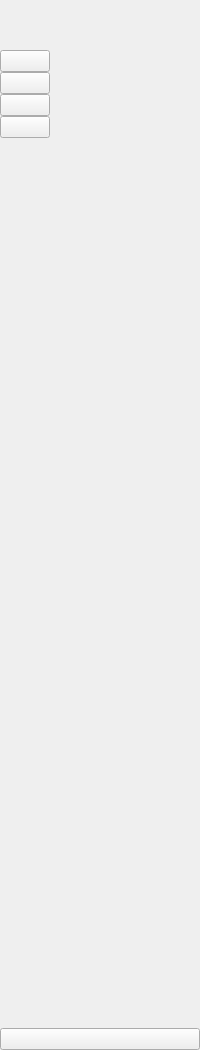
     <widget class="QWidget" name="iconOnlyWidget" native="true">
      <layout class="QVBoxLayout" name="verticalLayout_3">
       <property name="spacing">
        <number>0</number>
       </property>
       <property name="leftMargin">
        <number>0</number>
       </property>
       <property name="topMargin">
        <number>0</number>
       </property>
       <property name="rightMargin">
        <number>0</number>
       </property>
       <property name="bottomMargin">
        <number>0</number>
       </property>
       <item>
        <layout class="QHBoxLayout" name="horizontalLayout_2">
         <property name="spacing">
          <number>0</number>
         </property>
         <item>
          <widget class="QLabel" name="logo">
           <property name="minimumSize">
            <size>
             <width>50</width>
             <height>50</height>
            </size>
           </property>
           <property name="maximumSize">
            <size>
             <width>40</width>
             <height>40</height>
            </size>
           </property>
           <property name="text">
            <string/>
           </property>
           <property name="pixmap">
            <pixmap resource="Resource.qrc">:/icon/media/icon/simulation.png</pixmap>
           </property>
           <property name="scaledContents">
            <bool>true</bool>
           </property>
          </widget>
         </item>
        </layout>
       </item>
       <item>
        <layout class="QVBoxLayout" name="verticalLayout">
         <property name="spacing">
          <number>0</number>
         </property>
         <item>
          <widget class="QPushButton" name="pushButton_settingsPage">
           <property name="maximumSize">
            <size>
             <width>50</width>
             <height>40</height>
            </size>
           </property>
           <property name="text">
            <string/>
           </property>
           <property name="icon">
            <iconset resource="Resource.qrc">
             <normaloff>:/icon/media/icon/settings-5-32.ico</normaloff>
             <normalon>:/icon/media/icon/settings-5-32 blauw.ico</normalon>:/icon/media/icon/settings-5-32.ico</iconset>
           </property>
           <property name="checkable">
            <bool>true</bool>
           </property>
           <property name="autoExclusive">
            <bool>true</bool>
           </property>
          </widget>
         </item>
         <item>
          <widget class="QPushButton" name="pushButton_IOPage">
           <property name="maximumSize">
            <size>
             <width>50</width>
             <height>40</height>
            </size>
           </property>
           <property name="text">
            <string/>
           </property>
           <property name="icon">
            <iconset resource="Resource.qrc">
             <normaloff>:/icon/media/icon/settings-12-32.ico</normaloff>
             <normalon>:/icon/media/icon/settings-12-32 blauw.ico</normalon>:/icon/media/icon/settings-12-32.ico</iconset>
           </property>
           <property name="checkable">
            <bool>true</bool>
           </property>
           <property name="autoExclusive">
            <bool>true</bool>
           </property>
          </widget>
         </item>
         <item>
          <widget class="QPushButton" name="pushButton_simPage">
           <property name="maximumSize">
            <size>
             <width>50</width>
             <height>40</height>
            </size>
           </property>
           <property name="text">
            <string/>
           </property>
           <property name="icon">
            <iconset resource="Resource.qrc">
             <normaloff>:/icon/media/icon/play-6-32.ico</normaloff>
             <normalon>:/icon/media/icon/play-6-32 blauw.ico</normalon>:/icon/media/icon/play-6-32.ico</iconset>
           </property>
           <property name="checkable">
            <bool>true</bool>
           </property>
           <property name="autoExclusive">
            <bool>true</bool>
           </property>
          </widget>
         </item>
         <item>
          <widget class="QPushButton" name="pushButton_simSettings">
           <property name="maximumSize">
            <size>
             <width>50</width>
             <height>40</height>
            </size>
           </property>
           <property name="text">
            <string/>
           </property>
           <property name="icon">
            <iconset resource="Resource.qrc">
             <normaloff>:/icon/media/icon/settings-5-32.ico</normaloff>
             <normalon>:/icon/media/icon/settings-5-32 blauw.ico</normalon>:/icon/media/icon/settings-5-32.ico</iconset>
           </property>
           <property name="checkable">
            <bool>true</bool>
           </property>
           <property name="autoExclusive">
            <bool>true</bool>
           </property>
          </widget>
         </item>
        </layout>
       </item>
       <item>
        <spacer name="verticalSpacer">
         <property name="orientation">
          <enum>Qt::Vertical</enum>
         </property>
         <property name="sizeHint" stdset="0">
          <size>
           <width>20</width>
           <height>890</height>
          </size>
         </property>
        </spacer>
       </item>
       <item>
        <widget class="QPushButton" name="pushButton_Exit">
         <property name="text">
          <string/>
         </property>
         <property name="icon">
          <iconset resource="Resource.qrc">
           <normaloff>:/icon/media/icon/close-window-64.ico</normaloff>
           <normalon>:/icon/media/icon/close-window-64 blauw.ico</normalon>:/icon/media/icon/close-window-64.ico</iconset>
         </property>
         <property name="checkable">
          <bool>false</bool>
         </property>
         <property name="autoExclusive">
          <bool>false</bool>
         </property>
        </widget>
       </item>
      </layout>
     </widget>
